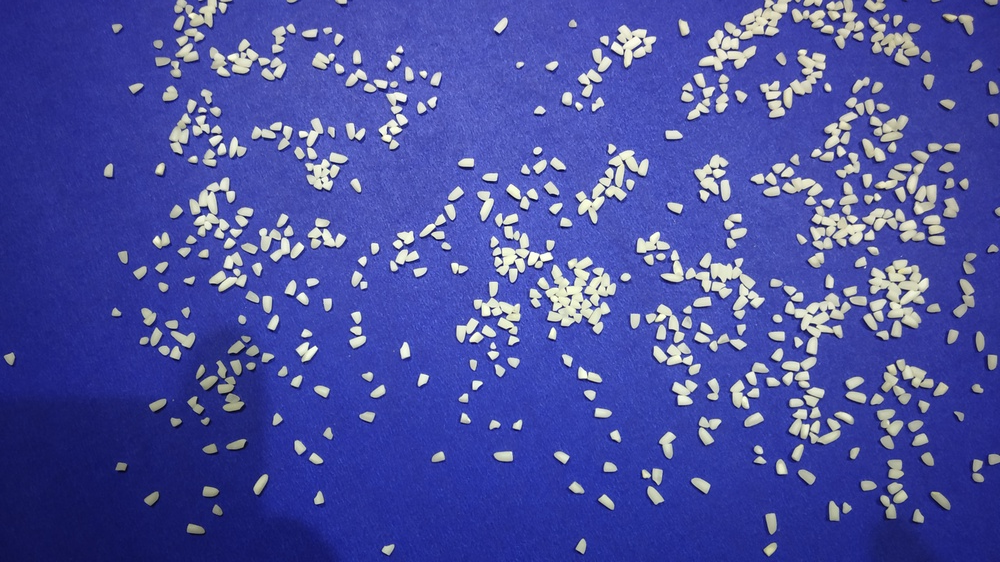
#> input picture Computer_Vision_Assignment/data/train/broken_grain_1.jpg, 1000 x 562 px, shrunk from 4000 x 2250 before the run; its folder holds only this picture in this run
$ jupyter execute --allow-errors Final-CV.ipynb   (older library calls are emulated)
#> lines starting #> are read from the running program, lines starting #| are printed output that depends on the picture; after the words box and inside, x2 and y2 are one past the last pixel; in counts of white or black regions, pixels touching at a corner belong together
[cell 1]
# Installing needed libraires
# pip install scikit-image
# pip install argparse
# pip install matplotlib
# pip install opencv-python
# pip install imutils
# pip install seaborn

# 1. CALCULATING AREA OF EACH GRAIN IN AN IMAGE

Applying Watershed algorithm

[cell 2]
import cv2
from skimage.feature import peak_local_max
from skimage.segmentation import watershed
from scipy import ndimage
from scipy import ndimage
import numpy as np
import pandas as pd
import matplotlib.pyplot as plt
import os
import warnings
import imutils
warnings.filterwarnings("ignore")

def disp_image(path,x=30,y=7):
    img = cv2.imread(path)
    plt.figure(figsize=(x,y))
    plt.imshow(img)

def image_area(input_file_path,output_file_path,result_info = False,result_print =False):
    # loading image
    image = cv2.imread(input_file_path)
    shifted = cv2.pyrMeanShiftFiltering(image, 21, 51)

    # thersholding and greyscaling
    gray = cv2.cvtColor(shifted, cv2.COLOR_BGR2GRAY)
    thresh = cv2.threshold(gray, 0, 255,cv2.THRESH_BINARY | cv2.THRESH_OTSU)[1]


    # noise_removal
    kernel = np.ones((3,3),np.uint8)
    noise_removed = cv2.morphologyEx(thresh,cv2.MORPH_OPEN, kernel, iterations=2)

    # compute the exact Euclidean distance from every binary
    # pixel to the nearest zero pixel, then find peaks in this
    # distance map
    D = ndimage.distance_transform_edt(noise_removed)
    localMax = peak_local_max(D,indices=False, min_distance=20,labels=thresh)

    # perform a connected component analysis on the local peaks,
    # using 8-connectivity, then appy the Watershed algorithm

    markers = ndimage.label(localMax, structure=np.ones((3, 3)))[0]
    labels = watershed(-D, markers, mask=thresh)

    total_g = []
    area_broken_g = []
    for label in np.unique(labels):
    # if the label is zero, we are examining the 'background'
    # so simply ignore it
        if label == 0:
            continue
        # otherwise, allocate memory for the label region and draw
        # it on the mask
        mask = np.zeros(gray.shape, dtype="uint8")
        mask[labels == label] = 255

        #detect contours in the mask and grab the largest one
        cnts = cv2.findContours(mask.copy(), cv2.RETR_EXTERNAL,
            cv2.CHAIN_APPROX_SIMPLE)

        contours,h = cnts
        cnts = imutils.grab_contours(cnts)
        c = max(cnts, key=cv2.contourArea)

        # draw a circle enclosing the object
        ((x, y), r) = cv2.minEnclosingCircle(c)

        # cv2.circle(image, (int(x), int(y)), int(r), (0, 255, 0), 2)
        cv2.drawContours(image,contours,-1,(0, 255, 0),2)
        cv2.putText(image, "#{}".format(label), (int(x) - 10, int(y)),cv2.FONT_HERSHEY_SIMPLEX, 0.6, (0, 0,255),2)

        # using threshold to calculate area
        # area_threshold = 1497
        for x in contours:
            area = cv2.contourArea(x)
            total_g.append(area)

    cv2.imwrite(output_file_path,image)

    area_avg = np.average(total_g)
    result = {'total_grains':len(total_g),
             'grain_area_list' : total_g }

    if result_info == True:
        return result

# 2. LOADING THE AREA VALUES INTO DATAFRAME

[cell 3]
train_img_name = os.listdir('data/train')
#> (the rest of this cell did not finish here and is left out)

[cell 4]
train_img_name

#> (a cell that did not finish here is left out)

# for folder creation, if already exists it will be passed

[cell 6]
try:
    for i in ['data/train_solved','data/test_solved']:
        os.makedirs(i)
except:
    pass

[cell 7]
# creating a data frame to store the output of watershed and contour method results

df_train = pd.DataFrame(columns = ['name','total_grains','grain_area_list'])

[cell 8]
# finding areas of rice grains through watershed algorithm

#> (a cell that did not finish here is left out)

#> in image_area, image is the input picture: shape (562, 1000, 3); mean B, G, R 160.5, 79.9, 73.9
#> in image_area, `shifted = cv2.pyrMeanShiftFiltering(image, 21, 51)`:
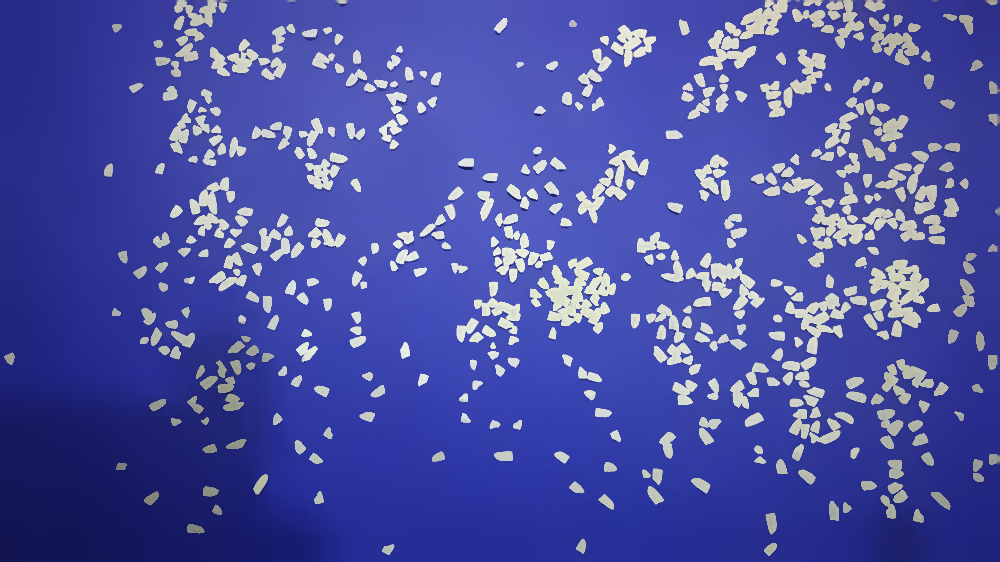
#> shifted: shape (562, 1000, 3); mean B, G, R 162.6, 80.8, 74.6
#> in image_area, `gray = cv2.cvtColor(shifted, cv2.COLOR_BGR2GRAY)`:
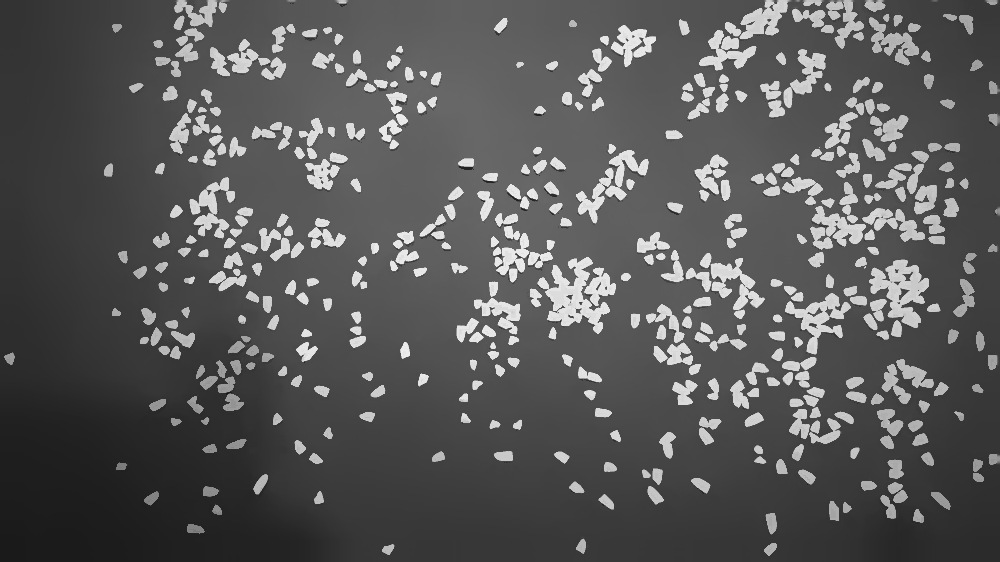
#> gray: shape (562, 1000); min 24, max 237, mean 88.3
#> in image_area, `thresh = cv2.threshold(gray, 0, 255,cv2.THRESH_BINARY | cv2.THRESH_OTS..`:
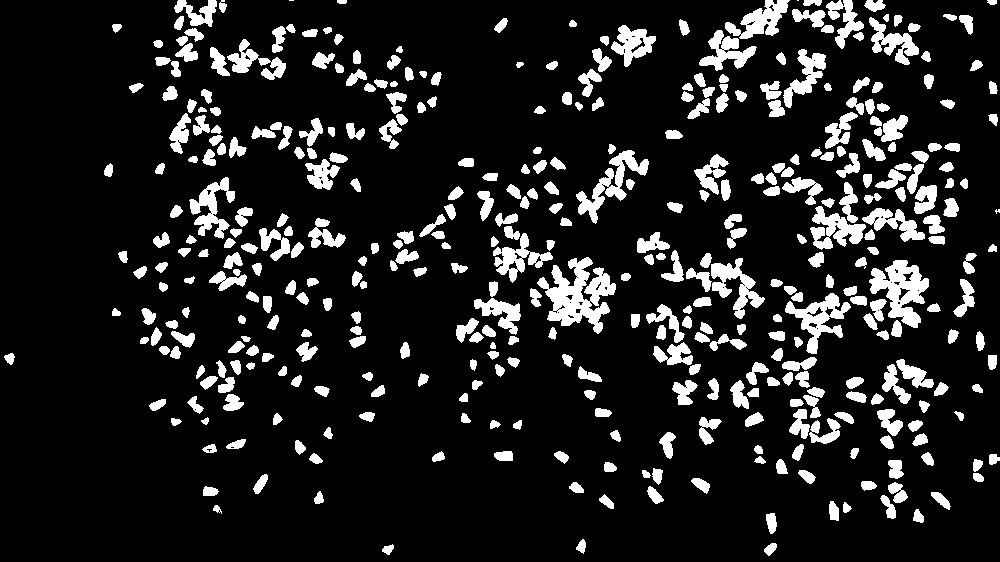
#> thresh: shape (562, 1000); 13.2% white; 413 white regions (4 under 20 px), largest, box (x1, y1, x2, y2) and area: (537, 257, 616, 334) 2898, (869, 260, 929, 328) 2055, (576, 150, 649, 224) 1525
#> in image_area, `noise_removed = cv2.morphologyEx(thresh,cv2.MORPH_OPEN, kernel, iterat..`: noise_removed: shape (562, 1000); 11.9% white; 487 white regions, largest, box (x1, y1, x2, y2) and area: (539, 258, 609, 332) 2169, (871, 260, 929, 328) 1972, (700, 30, 756, 70) 999
#> in image_area, `D = ndimage.distance_transform_edt(noise_removed)`:
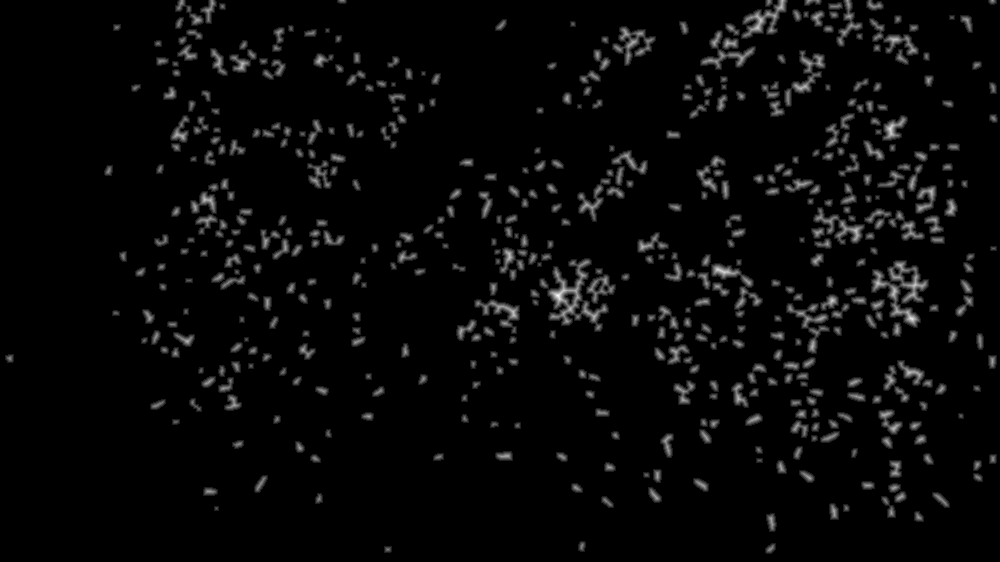
#> D: shape (562, 1000) float64; min 0, max 8.06, mean 0.262; drawn with min black and max white
#> in image_area, `localMax = peak_local_max(D,indices=False, min_distance=20,labels=thre..`:
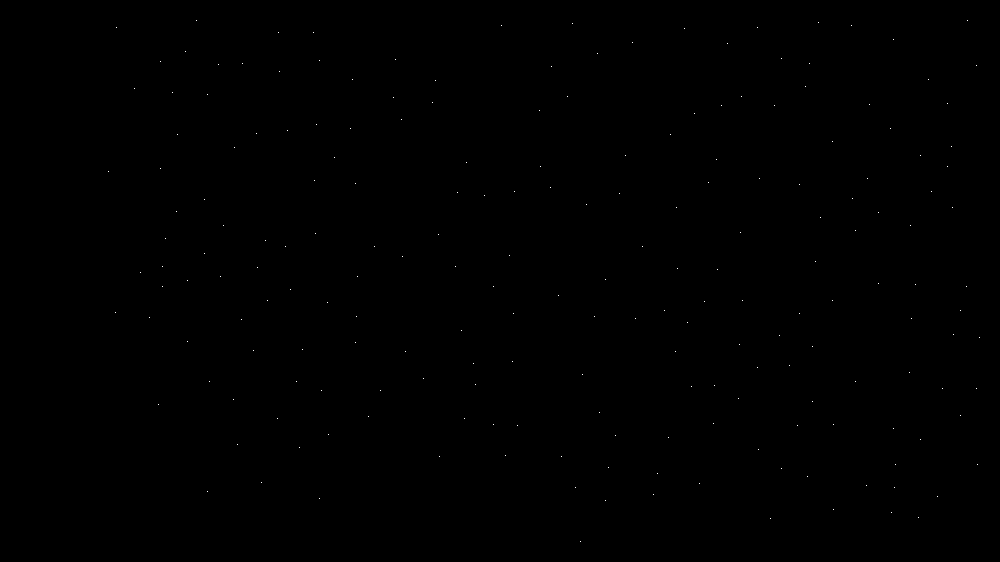
#> localMax: shape (562, 1000) bool; 0.04% white in thin lines or dots, all inside (x1, y1, x2, y2) = (108, 20, 980, 542)
#> in image_area, `markers = ndimage.label(localMax, structure=np.ones((3, 3)))[0]`: markers: shape (562, 1000) int32; 208 distinct labels, from 0 to 207
#> in image_area, `labels = watershed(-D, markers, mask=thresh)`:
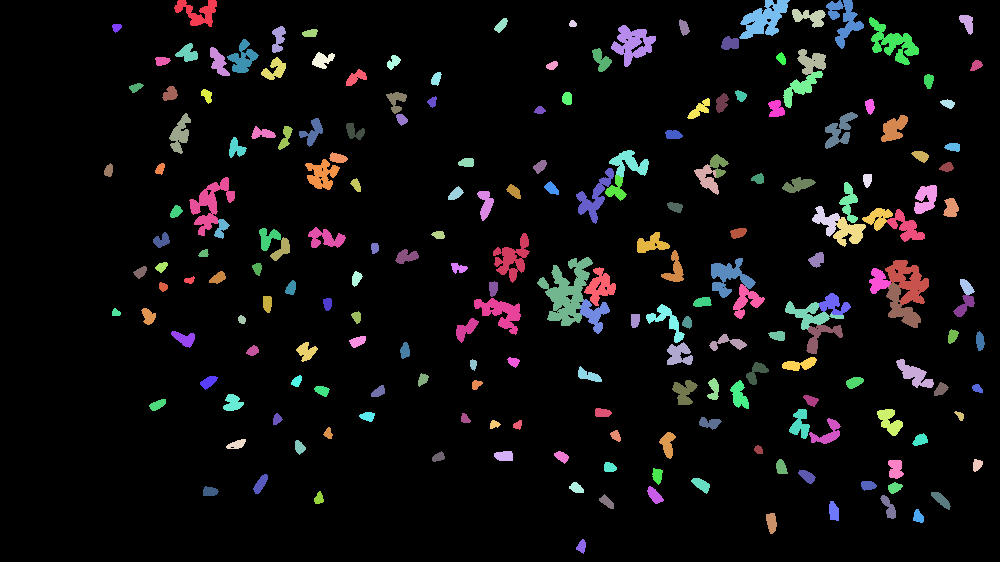
#> labels: shape (562, 1000) int32; 208 distinct labels, from 0 to 207; one colour per label, 0 black
#> the loop in image_area, `for label in np.unique(labels): # if the label is zero, we are examini..` made 208 passes
#> (y, r) on passes 2 to 4: (9.97, 22.05), (24.5, 10.74), (15.81, 17.06)
#> after the loop in image_area, `for label in np.unique(labels):`:
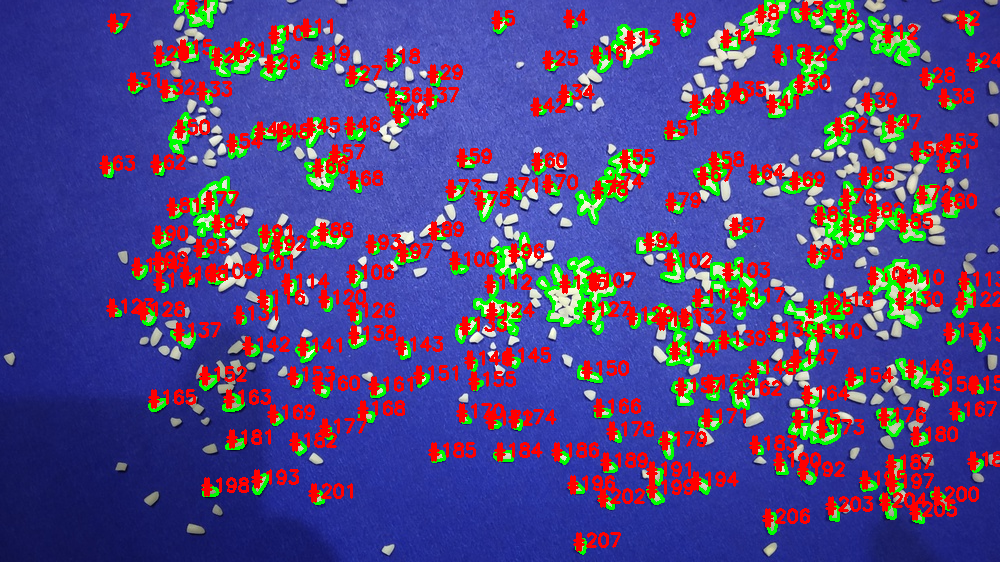
#> image: shape (562, 1000, 3); 18.28% of pixels changed, all inside (x1, y1, x2, y2) = (99, 0, 1000, 555)
#> after the loop in image_area, `for label in np.unique(labels):`: mask: shape (562, 1000); 0.02% white; 1 white region, box (x1, y1, x2, y2) and area: (576, 539, 586, 554) 94
#> after the loop in image_area, `for label in np.unique(labels):`: total_g = 207 values, max 1699.5 at index 114, min 33.5 at index 3, mean 207.7
#> in image_area, `area_avg = np.average(total_g)`: area_avg = 207.7
#> `result = image_area(ip_path,op_path,True)`: result = 2 items
    result['name'] = i
    df_train = df_train.append(result,ignore_index = True)
print("All training images loaded")

[cell 10]
df_train

[cell 11]
# creating a data frame to store the output of watershed and contour method results
df_test = pd.DataFrame(columns = ['name','total_grains','grain_area_list'])

[cell 12]
# finding areas of rice grains through contour and watershed algorithm

#> (a cell that did not finish here is left out)

[cell 14]
df_test

### This step was added to store the result of Step1 and Step 2 as above steps take some time

#> (a cell that did not finish here is left out)

# 3. LABELLING THE AVAILABLE DATA AS FULL AND BROKEN

#> (a cell that did not finish here is left out)

[cell 17]
df_train

[cell 18]
broken_grain = []
full_grain = []
for i in df_train['grain_area_list'].iloc[0:3]:
    broken_grain.extend(i)
for i in df_train['grain_area_list'].iloc[3:9]:
    full_grain.extend(i)

[cell 19]
df1 = pd.DataFrame(columns= ['area','rice_type'])
df1['area'] = broken_grain
df1['rice_type'] = 'broken'
df1

[cell 20]
df2 = pd.DataFrame(columns= ['area','rice_type'])
df2['area'] = full_grain
df2['rice_type'] = 'full'
df2

[cell 21]
label_data = pd.concat([df1,df2],ignore_index = True)

[cell 22]
label_data.to_csv(r'.\data\label_data.csv')

[cell 23]
label_data

[cell 24]
df_train

[cell 25]
df_test

# for folder creation, if already exists it will be passed

[cell 26]
try:
    for i in ['data/AreaTrain','data/AreaTest']:
        os.makedirs(i)
except:
    pass

[cell 27]
for i in range(len(df_train)):
    df_n = pd.DataFrame(columns= ['area'])
    df_n['area'] = df_train.iloc[i,2]
    df_n.to_csv(f'.\data\AreaTrain\image{i+1}_area.csv')
for i in range(len(df_test)):
    df_n = pd.DataFrame(columns= ['area'])
    df_n['area'] = df_test.iloc[i,2]
    df_n.to_csv(f'.\data\AreaTest\image{i+1}_area.csv')

[cell 28]
combined = pd.read_csv(r'.\data\label_data.csv',index_col=0)
combined

[cell 29]
combined['rice_type'].value_counts()

# 4. VISUALIZING THE DISTRIBUTIONS OF THE DATA

[cell 30]
import matplotlib.pyplot as plt
import seaborn as sns

[cell 31]
sns.distplot(combined.area)
plt.show()
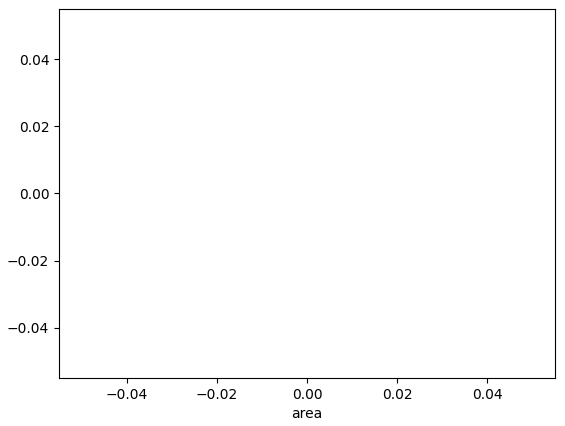
#> figure drawn by matplotlib, 1 panel

[cell 32]
combined.area.describe()

[cell 33]
for i in ["broken","full"]:
    sns.boxplot(combined[combined.rice_type == i] )
    plt.title(i)
    plt.show()

[cell 34]
# there are outliers in both broken and full rice grain, we will be clipping them to 25 and 75 percentile's
df1.sort_values(by="area",inplace=True)
df2.sort_values(by="area",inplace=True)

# 5. OUTLIER HANDLING

[cell 35]
q3 = df1["area"].quantile(0.75)
q1 = df1["area"].quantile(0.25)
iqr = q3-q1
ut = q3+(1.5*iqr)
lt = q1-(1.5*iqr)
df1["area"] = df1["area"].clip(lt,ut)

q3 = df1["area"].quantile(0.75)
q1 = df1["area"].quantile(0.25)
iqr = q3-q1
ut = q3+(1.5*iqr)
lt = q1-(1.5*iqr)
df2["area"] = df2["area"].clip(lt,ut)

[cell 36]
sns.boxplot(df2.area )

[cell 37]
combined = pd.concat([df1,df2],ignore_index = True)

[cell 38]
for i in ["broken","full"]:
    sns.boxplot(combined[combined.rice_type == i] )
    plt.title(i)
    plt.show()
